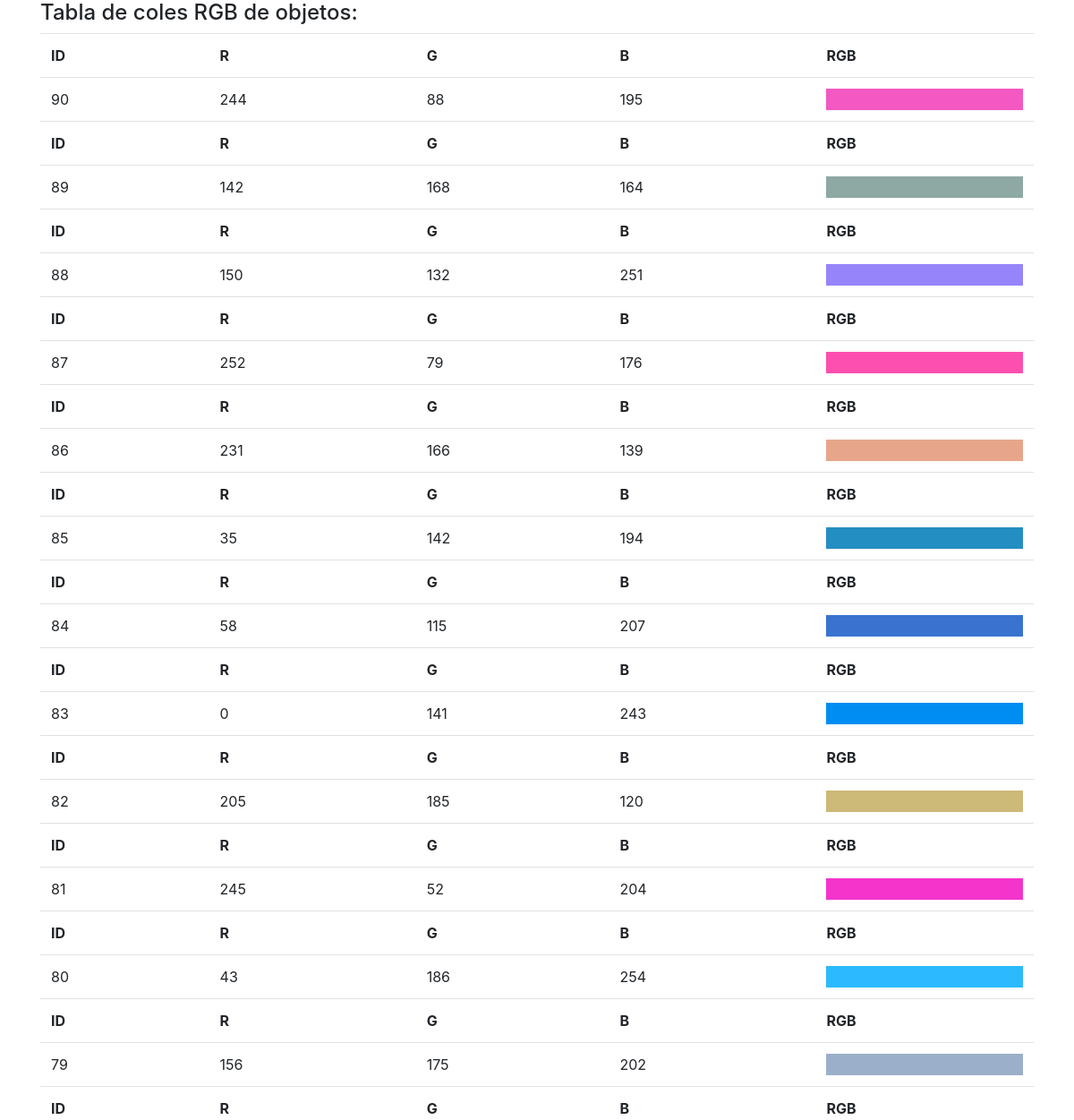
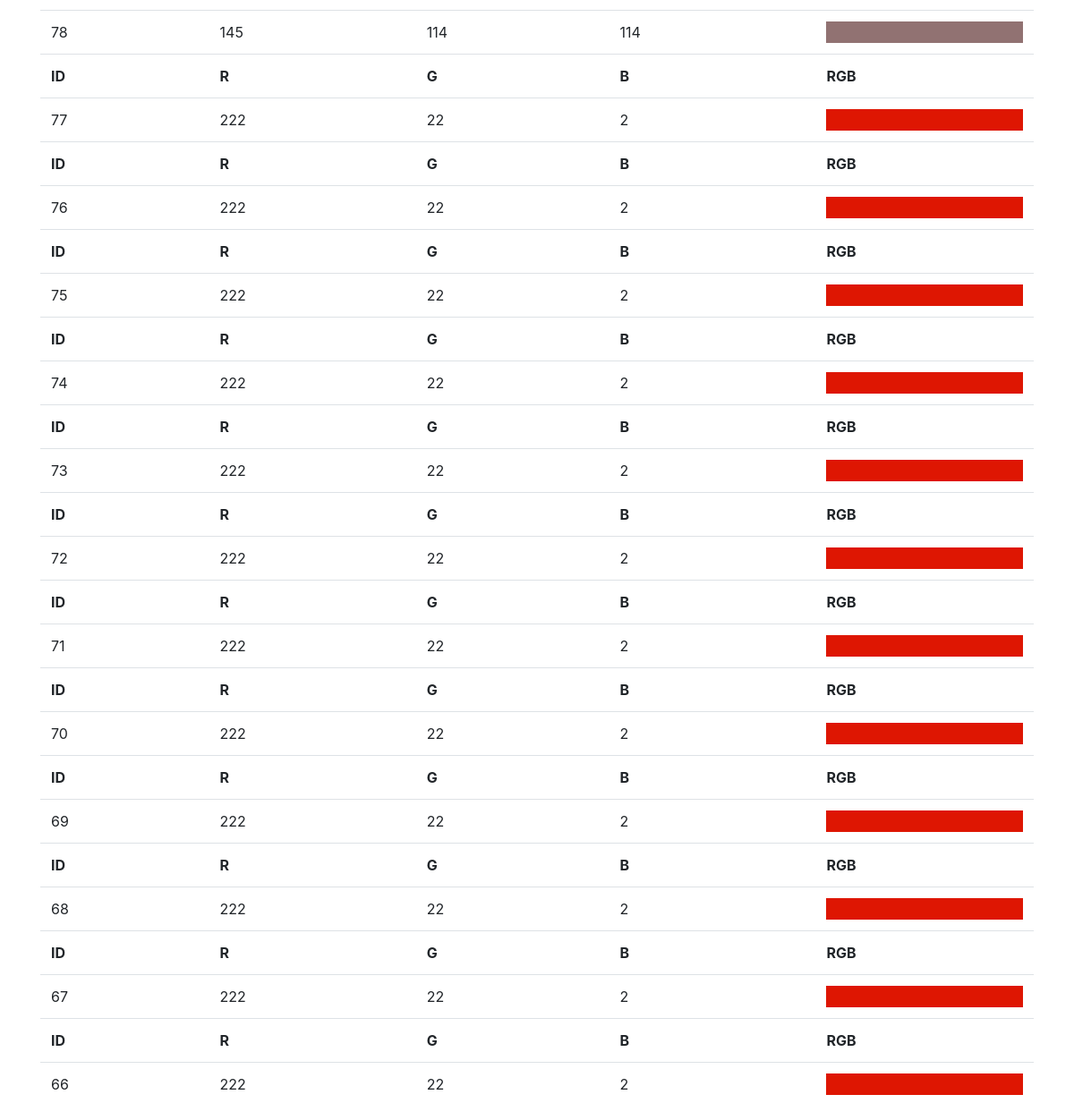
The page /arduinorgb/index.php on the database its author committed (2 pictures, top to bottom).
### tables this page shows
CREATE TABLE `objeto` (
  `id` int(11) NOT NULL,
  `r` int(11) NOT NULL,
  `g` int(11) NOT NULL,
  `b` int(11) NOT NULL
);

### arduinorgb/index.php (the view, shortened to what this page needs)
<?php
$servername = "localhost";
$username = "root";
$password = "";
$dbname = "arduinorgb";
$conn = new mysqli($servername, $username, $password, $dbname);
$sql = "select * from objeto order by id desc";
$resprograma = $conn->query($sql);
?>
<!DOCTYPE html>
<html lang="en" dir="ltr">
	<head>
     	<link rel="stylesheet" type="text/css" href="css/bootstrap.min.css">
	</head>
	<body>
	<div class="container">
		 <div class="row">
			    <div class="col-sm-12">
			    <h4>Tabla de coles RGB de objetos:</h4>
			    <center>
				    <table class="table">
				    	<?php
					 	  	if ($resprograma->num_rows > 0) {
						   		 while($row = mysqli_fetch_array($resprograma)) {
						    ?>
				    	<tr>
				    		<th>ID</th>
				    		<th>R</th>
				    		<th>G</th>
				    		<th>B</th>
				    		<th>RGB</th>
				    	</tr>
				    <?php echo '<tr>'; ?>
				    <?php echo '<td>'.$row["id"].'</td>'; ?>
				    <?php echo '<td>'.$row["r"].'</td>'; ?>
					<?php echo '<td>'.$row["g"].'</td>'; ?>
					<?php echo '<td>'.$row["b"].'</td>'; ?>
					<?php echo '<td> <div <div style="background-color:rgb('.$row["r"].','.$row["g"].','.$row["b"].')"> &nbsp</div></td>'; ?>
				    <?php echo '</tr>'; ?>
			    	<?php  } } ?>
			    </table>
			</center>
		 </div>
	</div>
	</body>
</html>

### rows shown on the page
objeto: id "90", r "244", g "88", b "195"
objeto: id "89", r "142", g "168", b "164"
objeto: id "88", r "150", g "132", b "251"
objeto: id "87", r "252", g "79", b "176"
objeto: id "86", r "231", g "166", b "139"
objeto: id "85", r "35", g "142", b "194"
objeto: id "84", r "58", g "115", b "207"
objeto: id "83", r "0", g "141", b "243"
objeto: id "82", r "205", g "185", b "120"
objeto: id "81", r "245", g "52", b "204"
objeto: id "80", r "43", g "186", b "254"
objeto: id "79", r "156", g "175", b "202"
objeto: id "78", r "145", g "114", b "114"
objeto: id "77", r "222", g "22", b "2"
objeto: id "76", r "222", g "22", b "2"
objeto: id "75", r "222", g "22", b "2"
objeto: id "74", r "222", g "22", b "2"
objeto: id "73", r "222", g "22", b "2"
objeto: id "72", r "222", g "22", b "2"
objeto: id "71", r "222", g "22", b "2"
objeto: id "70", r "222", g "22", b "2"
objeto: id "69", r "222", g "22", b "2"
objeto: id "68", r "222", g "22", b "2"
objeto: id "67", r "222", g "22", b "2"
objeto: id "66", r "222", g "22", b "2"
